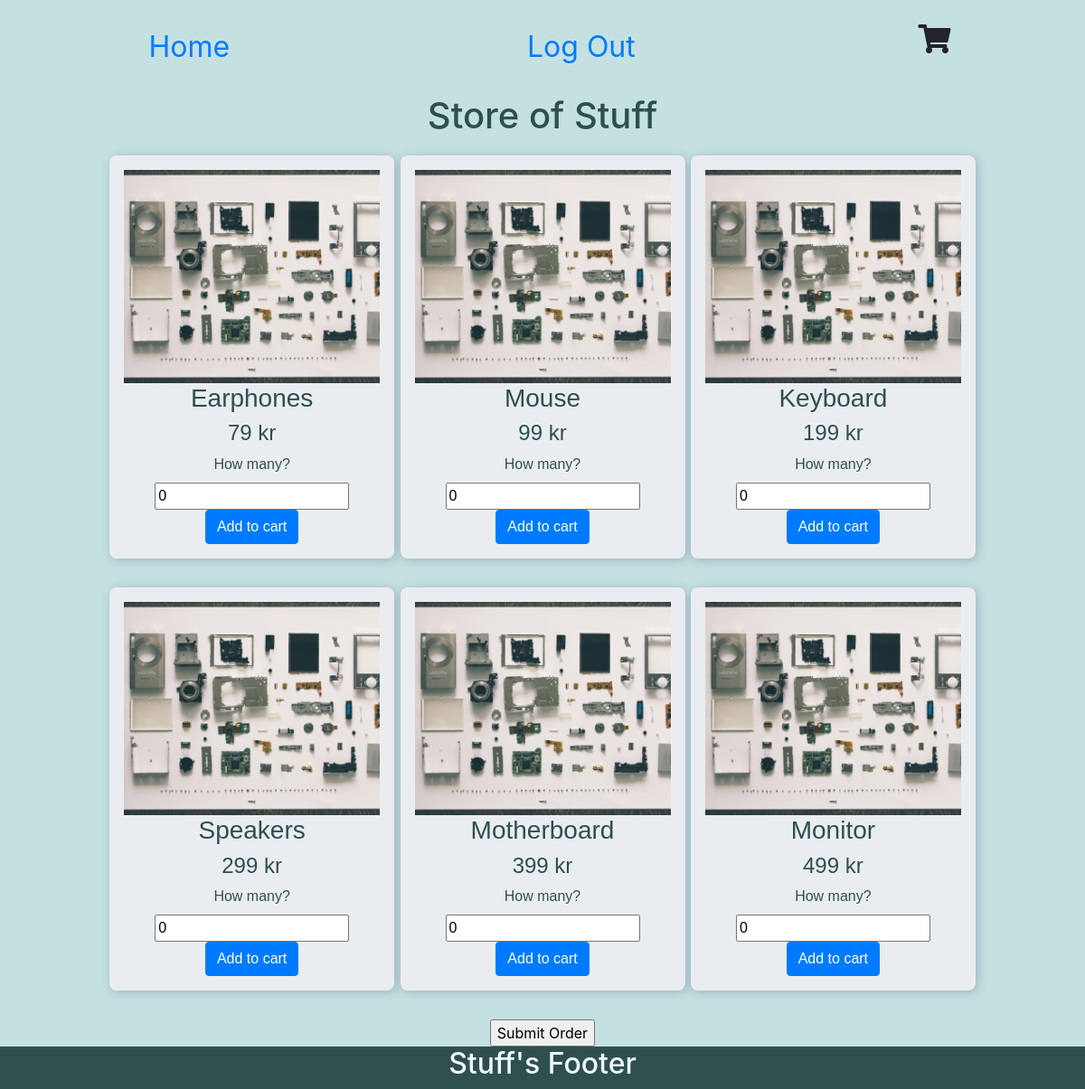
/product_list.php, run on the app's committed database.
### tables this page shows
CREATE TABLE `products` (
  `product_id` int(11) NOT NULL,
  `name` varchar(200) NOT NULL,
  `price` varchar(200) NOT NULL,
  `quantity` int(11) NOT NULL
);

### includes_partials/product_array.php (the view, shortened to what this page needs)
<?php
include 'includes_partials/database_connections.php';
$query = "SELECT * FROM products";
$statement = $pdo->prepare($query);
$statement->execute();
$products = $statement->fetchAll(PDO::FETCH_ASSOC);
foreach ($products as $single_product){ ?>
  <div class="cards col-8 col-md-4 col-lg-3 text-center">
    <form action='views/customer_cart_pdo.php' method='POST'>
        <img src="images/placeimg_300_250_tech.jpg">
        <h3><?= $single_product['name']; ?></h3>
        <h4><?= $single_product['price'] . ' kr'; ?></h4>
        <label for="quantity">How many?</label>
        <input id="quantity" name="quantity" type="number" value="<?= $single_product['quantity']; ?>">
        <input type="submit" class="btn btn-primary" value="Add to cart" id="add_to_cart" name="add_to_cart">
    </form>
  </div>
<?php
}
?>

### css/stylesheet.css (style rules this page uses)
body { background-color: rgb(197, 224, 224); }
.cards img { width: 100%; height: auto; overflow: hidden; }
.cards { font-family: sans-serif; padding: 1rem; box-shadow: 2px 2px 12px 0 rgba(0, 0, 80, 0.2); color: darkslategray; max-width: 100%; margin: 0 0.2rem 2rem 0.2rem; border-radius: .5rem; background-color: rgb(234, 237, 240); }

### data on the page
products: name "Earphones", price "79", quantity "0"
products: name "Mouse", price "99", quantity "0"
products: name "Keyboard", price "199", quantity "0"
products: name "Speakers", price "299", quantity "0"
products: name "Motherboard", price "399", quantity "0"
products: name "Monitor", price "499", quantity "0"
